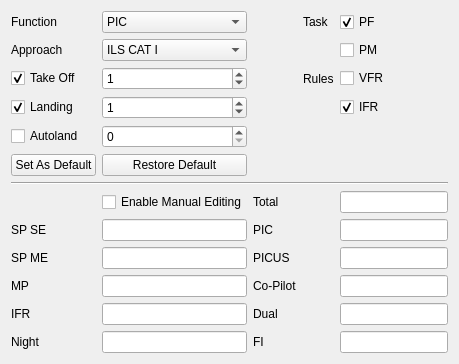
     <widget class="QWidget" name="autoLoggingTab">
      <attribute name="title">
       <string>Auto-Logging</string>
      </attribute>
      <layout class="QGridLayout" name="gridLayout_3">
       <item row="0" column="0">
        <widget class="QLabel" name="FunctionLabel">
         <property name="text">
          <string>Function</string>
         </property>
        </widget>
       </item>
       <item row="0" column="1">
        <widget class="QComboBox" name="FunctionComboBox">
         <property name="minimumSize">
          <size>
           <width>140</width>
           <height>20</height>
          </size>
         </property>
         <item>
          <property name="text">
           <string>PIC</string>
          </property>
         </item>
         <item>
          <property name="text">
           <string>PICUS</string>
          </property>
         </item>
         <item>
          <property name="text">
           <string>SIC</string>
          </property>
         </item>
         <item>
          <property name="text">
           <string>Dual</string>
          </property>
         </item>
         <item>
          <property name="text">
           <string>Instructor</string>
          </property>
         </item>
        </widget>
       </item>
       <item row="0" column="3">
        <widget class="QLabel" name="TaskLabel">
         <property name="text">
          <string>Task</string>
         </property>
        </widget>
       </item>
       <item row="0" column="4">
        <widget class="QCheckBox" name="PilotFlyingCheckBox">
         <property name="toolTip">
          <string>Assumes T/O and LDG performed. If not, edit details.</string>
         </property>
         <property name="text">
          <string>PF</string>
         </property>
         <property name="checked">
          <bool>true</bool>
         </property>
         <property name="autoExclusive">
          <bool>false</bool>
         </property>
         <property name="tristate">
          <bool>false</bool>
         </property>
        </widget>
       </item>
       <item row="1" column="0">
        <widget class="QLabel" name="label">
         <property name="text">
          <string>Approach </string>
         </property>
        </widget>
       </item>
       <item row="1" column="1">
        <widget class="QComboBox" name="ApproachComboBox">
         <property name="minimumSize">
          <size>
           <width>140</width>
           <height>20</height>
          </size>
         </property>
         <property name="currentText">
          <string>ILS CAT I</string>
         </property>
         <item>
          <property name="text">
           <string>ILS CAT I</string>
          </property>
         </item>
         <item>
          <property name="text">
           <string>ILS CAT II</string>
          </property>
         </item>
         <item>
          <property name="text">
           <string>ILS CAT III</string>
          </property>
         </item>
         <item>
          <property name="text">
           <string>Visual</string>
          </property>
         </item>
         <item>
          <property name="text">
           <string>RNAV</string>
          </property>
         </item>
         <item>
          <property name="text">
           <string>RNAV (RNP)</string>
          </property>
         </item>
         <item>
          <property name="text">
           <string>RNAV (RNP AR)</string>
          </property>
         </item>
         <item>
          <property name="text">
           <string>VOR</string>
          </property>
         </item>
         <item>
          <property name="text">
           <string>NDB</string>
          </property>
         </item>
         <item>
          <property name="text">
           <string>LOC</string>
          </property>
         </item>
         <item>
          <property name="text">
           <string>GLS</string>
          </property>
         </item>
         <item>
          <property name="text">
           <string>MLS</string>
          </property>
         </item>
         <item>
          <property name="text">
           <string>SRA</string>
          </property>
         </item>
        </widget>
       </item>
       <item row="1" column="4">
        <widget class="QCheckBox" name="PilotMonitoringCheckBox">
         <property name="text">
          <string>PM</string>
         </property>
        </widget>
       </item>
       <item row="2" column="0">
        <widget class="QCheckBox" name="TakeoffCheckBox">
         <property name="toolTip">
          <string/>
         </property>
         <property name="text">
          <string>Take Off</string>
         </property>
         <property name="checked">
          <bool>true</bool>
         </property>
        </widget>
       </item>
       <item row="2" column="1">
        <widget class="QSpinBox" name="TakeoffSpinBox">
         <property name="minimumSize">
          <size>
           <width>140</width>
           <height>20</height>
          </size>
         </property>
         <property name="value">
          <number>1</number>
         </property>
        </widget>
       </item>
       <item row="2" column="3">
        <widget class="QLabel" name="RulesLabel">
         <property name="text">
          <string>Rules</string>
         </property>
        </widget>
       </item>
       <item row="2" column="4">
        <widget class="QCheckBox" name="VfrCheckBox">
         <property name="text">
          <string>VFR</string>
         </property>
        </widget>
       </item>
       <item row="3" column="0">
        <widget class="QCheckBox" name="LandingCheckBox">
         <property name="text">
          <string>Landing</string>
         </property>
         <property name="checked">
          <bool>true</bool>
         </property>
        </widget>
       </item>
       <item row="3" column="1">
        <widget class="QSpinBox" name="LandingSpinBox">
         <property name="minimumSize">
          <size>
           <width>140</width>
           <height>20</height>
          </size>
         </property>
         <property name="value">
          <number>1</number>
         </property>
        </widget>
       </item>
       <item row="3" column="4">
        <widget class="QCheckBox" name="IfrCheckBox">
         <property name="toolTip">
          <string/>
         </property>
         <property name="text">
          <string>IFR</string>
         </property>
         <property name="checked">
          <bool>true</bool>
         </property>
        </widget>
       </item>
       <item row="4" column="0">
        <widget class="QCheckBox" name="AutolandCheckBox">
         <property name="text">
          <string>Autoland</string>
         </property>
        </widget>
       </item>
       <item row="4" column="1">
        <widget class="QSpinBox" name="AutolandSpinBox">
         <property name="minimumSize">
          <size>
           <width>140</width>
           <height>20</height>
          </size>
         </property>
        </widget>
       </item>
       <item row="5" column="0">
        <widget class="QPushButton" name="setAsDefaultButton">
         <property name="toolTip">
          <string>Set current selection as default</string>
         </property>
         <property name="text">
          <string>Set As Default</string>
         </property>
        </widget>
       </item>
       <item row="5" column="1">
        <widget class="QPushButton" name="restoreDefaultButton">
         <property name="toolTip">
          <string>Restore previously stored default selection</string>
         </property>
         <property name="text">
          <string>Restore Default</string>
         </property>
        </widget>
       </item>
       <item row="6" column="0" colspan="5">
        <widget class="Line" name="line_3">
         <property name="orientation">
          <enum>Qt::Horizontal</enum>
         </property>
        </widget>
       </item>
       <item row="7" column="1">
        <widget class="QCheckBox" name="manualEditingCheckBox">
         <property name="minimumSize">
          <size>
           <width>0</width>
           <height>0</height>
          </size>
         </property>
         <property name="text">
          <string>Enable Manual Editing</string>
         </property>
         <property name="checkable">
          <bool>true</bool>
         </property>
         <property name="autoRepeat">
          <bool>false</bool>
         </property>
        </widget>
       </item>
       <item row="8" column="0">
        <widget class="QLabel" name="spse_Label">
         <property name="text">
          <string>SP SE</string>
         </property>
        </widget>
       </item>
       <item row="8" column="1">
        <widget class="QLineEdit" name="tSPSETimeLineEdit">
         <property name="minimumSize">
          <size>
           <width>0</width>
           <height>20</height>
          </size>
         </property>
         <property name="focusPolicy">
          <enum>Qt::NoFocus</enum>
         </property>
        </widget>
       </item>
       <item row="8" column="2">
        <widget class="QLabel" name="picTimeLabel">
         <property name="text">
          <string>PIC</string>
         </property>
        </widget>
       </item>
       <item row="8" column="4">
        <widget class="QLineEdit" name="tPICTimeLineEdit">
         <property name="minimumSize">
          <size>
           <width>0</width>
           <height>20</height>
          </size>
         </property>
         <property name="focusPolicy">
          <enum>Qt::NoFocus</enum>
         </property>
        </widget>
       </item>
       <item row="9" column="0">
        <widget class="QLabel" name="spmeLabel">
         <property name="text">
          <string>SP ME</string>
         </property>
        </widget>
       </item>
       <item row="9" column="1">
        <widget class="QLineEdit" name="tSPMETimeLineEdit">
         <property name="minimumSize">
          <size>
           <width>0</width>
           <height>20</height>
          </size>
         </property>
         <property name="focusPolicy">
          <enum>Qt::NoFocus</enum>
         </property>
        </widget>
       </item>
       <item row="9" column="2">
        <widget class="QLabel" name="picTimeLabel_2">
         <property name="text">
          <string>PICUS</string>
         </property>
        </widget>
       </item>
       <item row="9" column="4">
        <widget class="QLineEdit" name="tPICUSTimeLineEdit">
         <property name="minimumSize">
          <size>
           <width>0</width>
           <height>20</height>
          </size>
         </property>
         <property name="focusPolicy">
          <enum>Qt::NoFocus</enum>
         </property>
        </widget>
       </item>
       <item row="10" column="0">
        <widget class="QLabel" name="mpLabel">
         <property name="text">
          <string>MP</string>
         </property>
        </widget>
       </item>
       <item row="10" column="1">
        <widget class="QLineEdit" name="tMPTimeLineEdit">
         <property name="minimumSize">
          <size>
           <width>0</width>
           <height>20</height>
          </size>
         </property>
         <property name="focusPolicy">
          <enum>Qt::NoFocus</enum>
         </property>
        </widget>
       </item>
       <item row="10" column="2">
        <widget class="QLabel" name="coPilotTimeLabel">
         <property name="text">
          <string>Co-Pilot</string>
         </property>
        </widget>
       </item>
       <item row="10" column="4">
        <widget class="QLineEdit" name="tSICTimeLineEdit">
         <property name="minimumSize">
          <size>
           <width>0</width>
           <height>20</height>
          </size>
         </property>
         <property name="focusPolicy">
          <enum>Qt::NoFocus</enum>
         </property>
        </widget>
       </item>
       <item row="11" column="0">
        <widget class="QLabel" name="ifrLabel">
         <property name="text">
          <string>IFR</string>
         </property>
        </widget>
       </item>
       <item row="11" column="1">
        <widget class="QLineEdit" name="tIFRTimeLineEdit">
         <property name="minimumSize">
          <size>
           <width>0</width>
           <height>20</height>
          </size>
         </property>
         <property name="focusPolicy">
          <enum>Qt::NoFocus</enum>
         </property>
        </widget>
       </item>
       <item row="11" column="2">
        <widget class="QLabel" name="dualTimeLabel">
         <property name="text">
          <string>Dual</string>
         </property>
        </widget>
       </item>
       <item row="11" column="4">
        <widget class="QLineEdit" name="tDUALTimeLineEdit">
         <property name="minimumSize">
          <size>
           <width>0</width>
           <height>20</height>
          </size>
         </property>
         <property name="focusPolicy">
          <enum>Qt::NoFocus</enum>
         </property>
        </widget>
       </item>
       <item row="12" column="0">
        <widget class="QLabel" name="nightLabel">
         <property name="text">
          <string>Night</string>
         </property>
        </widget>
       </item>
       <item row="12" column="1">
        <widget class="QLineEdit" name="tNIGHTTimeLineEdit">
         <property name="minimumSize">
          <size>
           <width>0</width>
           <height>20</height>
          </size>
         </property>
         <property name="focusPolicy">
          <enum>Qt::NoFocus</enum>
         </property>
        </widget>
       </item>
       <item row="12" column="2">
        <widget class="QLabel" name="fiTimeLabel">
         <property name="text">
          <string>FI</string>
         </property>
        </widget>
       </item>
       <item row="12" column="4">
        <widget class="QLineEdit" name="tFITimeLineEdit">
         <property name="minimumSize">
          <size>
           <width>0</width>
           <height>20</height>
          </size>
         </property>
         <property name="focusPolicy">
          <enum>Qt::NoFocus</enum>
         </property>
        </widget>
       </item>
       <item row="7" column="2">
        <widget class="QLabel" name="tblkLabel_2">
         <property name="text">
          <string>Total</string>
         </property>
        </widget>
       </item>
       <item row="7" column="4">
        <widget class="QLineEdit" name="tblkTimeLineEdit"/>
       </item>
      </layout>
     </widget>
